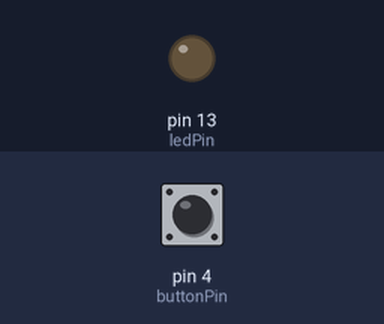
Simulated run of this sketch. Board: Arduino Uno, built with avr-gcc and run on an emulated ATmega328P. Parts: output pins drawn as LEDs (lit = HIGH). Inputs (shaded band) come from the test bench; at power-on: pin 4 (buttonPin) LOW.

Above: at 1.2 s.
1.3 s: pin 4 (buttonPin) pulled HIGH for 0.15 s
At 1.43 s:
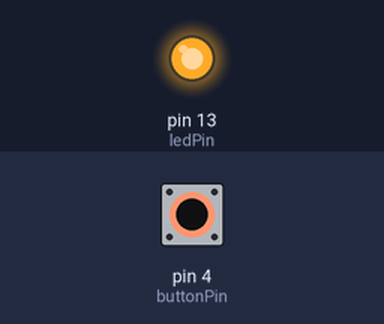
3.0 s: pin 4 (buttonPin) pulled HIGH for 3.2 s
At 7.0 s:
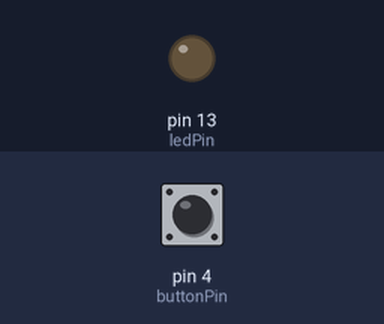
Timing chart, 0 to 8.5 s (numbered marks = the images above; inputs shaded):
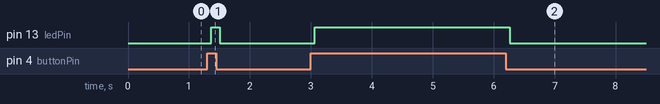

Measured:
- after the input at 1.3 s, pin 13 (ledPin): LOW → HIGH after 0.07 s, → LOW 0.14 s later
- after the input at 3.0 s, pin 13 (ledPin): LOW → HIGH after 0.07 s, → LOW 3.2 s later

The sketch:

IR.ino
```cpp
#include <IRremote.h>

const int RECV_PIN = 2;  // Pin del receptor IR
IRsend irsend;  // Objeto para enviar IR
IRrecv irrecv(RECV_PIN);
decode_results results;

const int buttonPin = 4;  // the number of the pushbutton pin
const int ledPin = 13;    // the number of the LED pin
int buttonState = 0;  // variable for reading the pushbutton status


int code = 0;
void setup() {
  Serial.begin(9600);
  irrecv.enableIRIn();  // Inicia el receptor


  // initialize the LED pin as an output:
  pinMode(ledPin, OUTPUT);
  // initialize the pushbutton pin as an input:
  pinMode(buttonPin, INPUT);

}

void loop() {
  if (irrecv.decode(&results)) {
    Serial.print("Código recibido: ");
    Serial.println(results.value, HEX);  // Mostrar código en hexadecimal
    irrecv.resume();  // Preparar para la próxima señal
  }
  buttonState = digitalRead(buttonPin);

  // check if the pushbutton is pressed. If it is, the buttonState is HIGH:
  if (buttonState == HIGH) {
    // Enviar código IR (protocolo NEC, valor hexadecimal)
    irsend.sendNEC(0x1FE48B7, 32);  // Código NEC de 32 bits

    // turn LED on:
    digitalWrite(ledPin, HIGH);
  } else {
    // turn LED off:
    digitalWrite(ledPin, LOW);
  }
}
```
